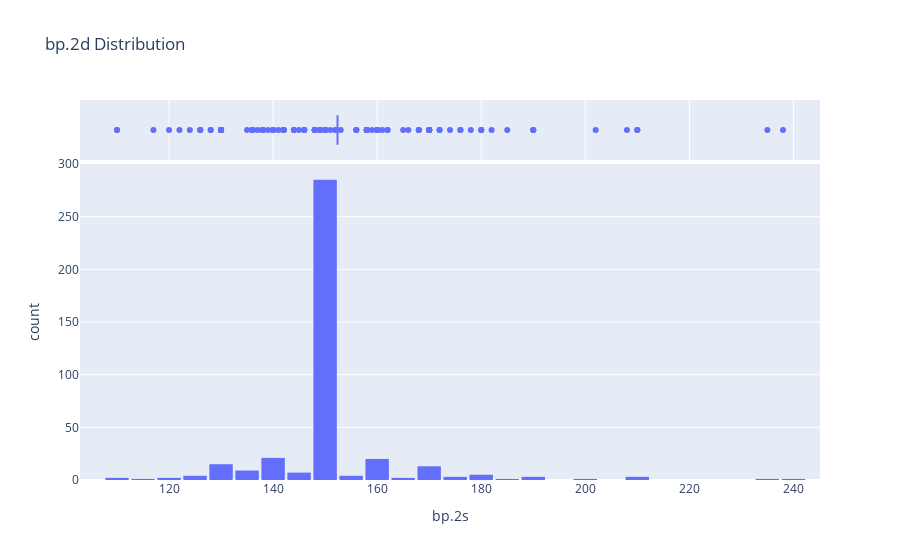

The cell this chart's notebook holds for it:
### Code cell
#similar case for the 'bp.2s' feature - most values are centered on the mean
#this two features are a possible source of bias hence they will eliminated on feature selection in future steps
fig = px.histogram(df_raw, x='bp.2s', marginal='box', nbins=47, title='bp.2d Distribution')
fig.update_layout(bargap=0.1)
fig.show()

### Figure 1 — Plotly figure (JSON) as saved in the notebook; plotly's stock layout.template omitted (floating-point values rounded to 4 significant figures; data arrays with more than 128 entries replaced by an {"elided": "..."} marker saying what was removed)
{"data": [{"alignmentgroup": "True", "bingroup": "x", "hovertemplate": "bp.2s=%{x}<br>count=%{y}<extra></extra>", "legendgroup": "", "marker": {"color": "#636efa"}, "name": "", "nbinsx": 47, "offsetgroup": "", "orientation": "v", "showlegend": false, "type": "histogram", "x": {"elided": "403 float values"}, "xaxis": "x", "yaxis": "y"}, {"alignmentgroup": "True", "hovertemplate": "bp.2s=%{x}<extra></extra>", "legendgroup": "", "marker": {"color": "#636efa"}, "name": "", "notched": true, "offsetgroup": "", "showlegend": false, "type": "box", "x": {"elided": "403 float values"}, "xaxis": "x2", "yaxis": "y2"}], "layout": {"bargap": 0.1, "barmode": "relative", "legend": {"tracegroupgap": 0}, "title": {"text": "bp.2d Distribution"}, "xaxis": {"anchor": "y", "domain": [0, 1], "title": {"text": "bp.2s"}}, "xaxis2": {"anchor": "y2", "domain": [0, 1], "matches": "x", "showgrid": true, "showticklabels": false}, "yaxis": {"anchor": "x", "domain": [0, 0.8316], "title": {"text": "count"}}, "yaxis2": {"anchor": "x2", "domain": [0.8416, 1], "matches": "y2", "showgrid": false, "showline": false, "showticklabels": false, "ticks": ""}}}
